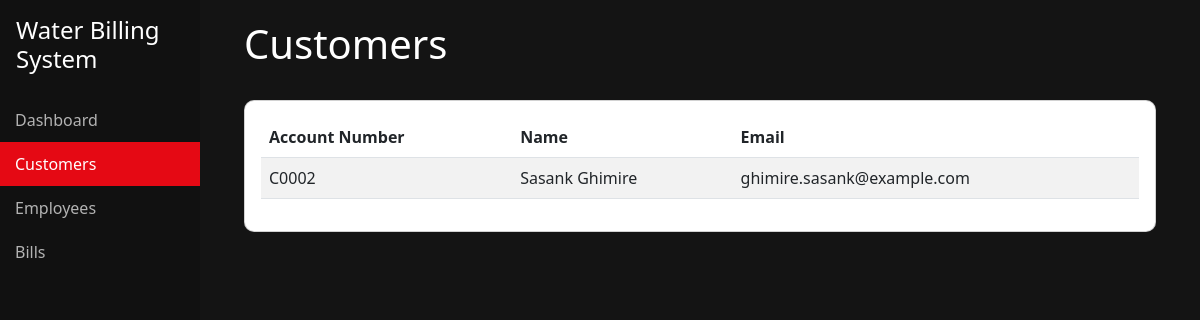
Before: /costumers/ with the older database file.
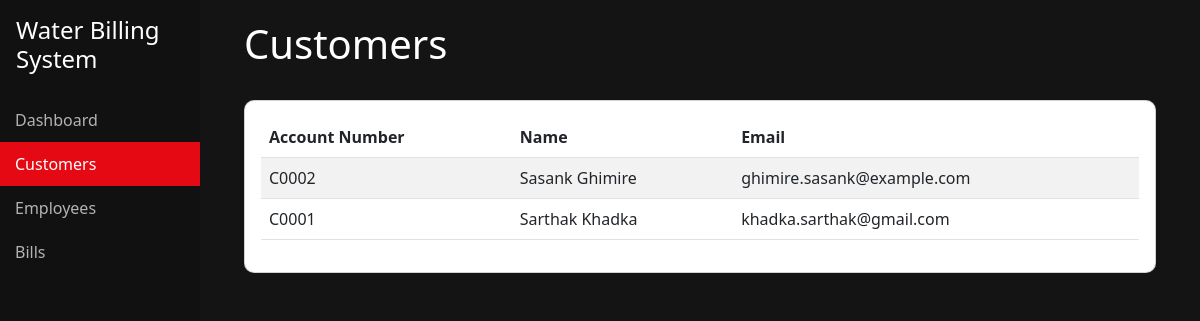
After: the same page with the newer database file.
### costumer/models.py (models this page shows, shortened)
class Costumer(models.Model):
    account_number = models.CharField(max_length=20, unique=True)
    first_name = models.CharField(max_length=50)
    last_name = models.CharField(max_length=50)
    email = models.EmailField(unique=True)
    phone_number = models.CharField(max_length=15)
    address = models.TextField()

### costumer/views.py (the view)
# urls.py: path('costumers/', CostumerListView.as_view(), name='costumer-list'),
class CostumerListView(ListView):
    model = Costumer
    template_name = 'costumer/costumer_list.html'
    context_object_name = 'costumers'

### costumer/templates/costumer/costumer_list.html (shortened to what this page needs)
{% extends 'base.html' %}
{% block content %}
<div class="container">
    <div class="d-flex justify-content-between align-items-center mb-4">
        <h1>Customers</h1>
    </div>
    <div class="card">
        <div class="card-body">
            <table class="table table-striped">
                <thead>
                    <tr>
                        <th>Account Number</th>
                        <th>Name</th>
                        <th>Email</th>
                    </tr>
                </thead>
                <tbody>
                    {% for costumer in costumers %}
                    <tr>
                        <td>{{ costumer.account_number }}</td>
                        <td>{{ costumer.first_name }} {{ costumer.last_name }}</td>
                        <td>{{ costumer.email }}</td>
                    </tr>
                    {% empty %}
                    <tr>
                        <td colspan="4" class="text-center">No customers found.</td>
                    </tr>
                    {% endfor %}
                </tbody>
            </table>
        </div>
    </div>
</div>
{% endblock %}

Changed rows visible on the page:
added Costumer: account_number "C0001", first_name "Sarthak", last_name "Khadka", email "khadka.sarthak@gmail.com"
